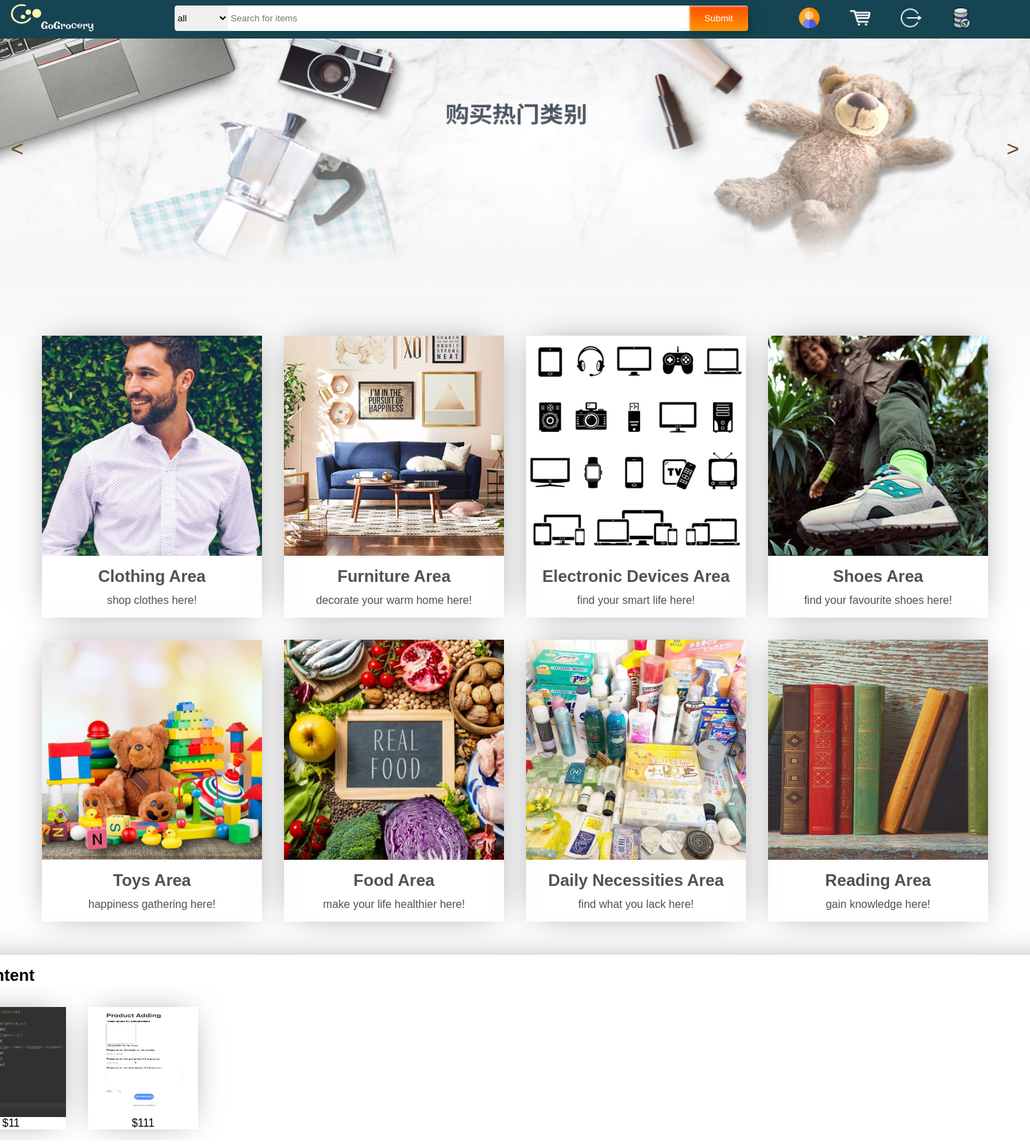
/ (signed in), run on an earlier commit of the app's database.
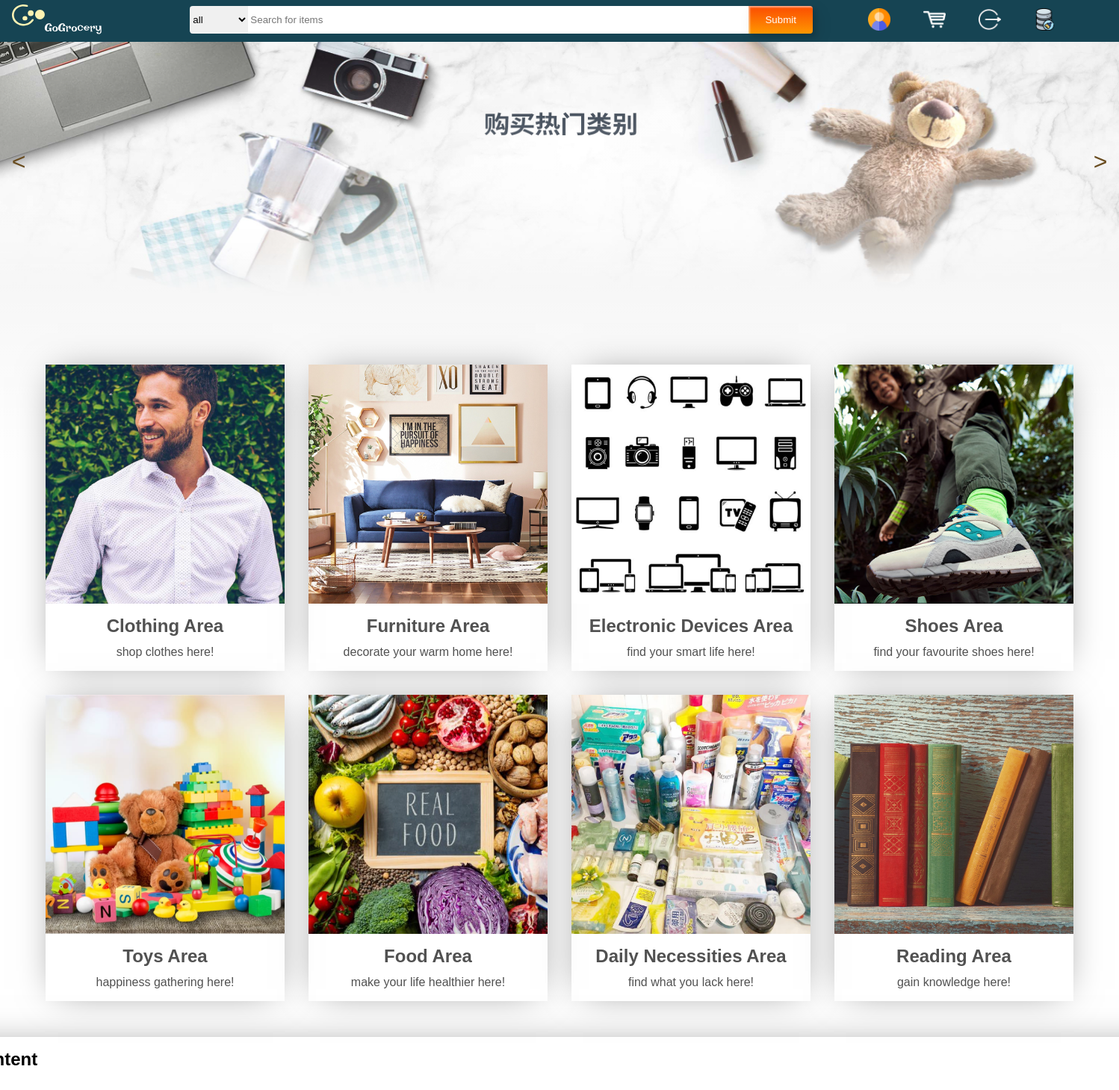
And on a later commit of the database.
### models.py (models this page shows)
class Order(db.Model):
    __tablename__ = 'orders'
    id = db.Column(db.Integer, primary_key=True, autoincrement=True)
    good_amount = db.Column(db.Integer, nullable=False)
    cost = db.Column(db.Integer, nullable=False)
    shopping_list_id = db.Column(db.Integer, db.ForeignKey('shoppingList.id'))
    product_id = db.Column(db.Integer, db.ForeignKey('product.id'))
    shopping_list = db.relationship('ShoppingList', backref='orders')
    product = db.relationship('Product', backref='orders')

class Product(db.Model):
    __tablename__ = 'product'
    id = db.Column(db.Integer, primary_key=True, autoincrement=True)
    price = db.Column(db.Integer, nullable=False)
    name = db.Column(db.CHAR(200), nullable=False)
    description = db.Column(db.Text, nullable=False)
    tag = db.Column(db.CHAR(200), nullable=False)
    picture_address = db.Column(db.TEXT(2000), nullable=False)
    shop_id = db.Column(db.Integer, db.ForeignKey('shop.id'))
    shop = db.relationship('Shop', backref='products')

### app.py (the view)
@app.route('/', methods=['GET', 'POST'])
def index():
    searchForm = SearchForm()
    user = None
    if "email" in session:
        email = session["email"]
        user = Customer.query.filter_by(email=email).first()
    return render_template("index.html", user=user, categories=staticContents.categories, searchForm=searchForm)

### forms.py
class SearchForm(FlaskForm):
    product_name = StringField(validators=[Length(min=1, max=200, message="no more than 200 characters")])
    tag = SelectField(choices=[('All', 'all'), ('cloth', 'cloth'), ('furniture', 'furniture'), ('electronic', 'electronic'), ('shoe', 'shoe'), ('toy', 'toy'),
                               ('food', 'food'), ('necessity', 'necessity'), ('book', 'book'), ('else', 'else')])
    submit = SubmitField()

### templates/index.html (shortened to what this page needs)
{% extends "MainpageBase.html" %}
{% block csslink %}
    <link rel="stylesheet" href="../static/css/fluidImage.css">
    <link rel="stylesheet" href="../static/css/cardContent.css">
    <link rel="stylesheet" href="../static/css/shoppingCartMain.css">
{% endblock %}
{% block body %}
    <div class="whole-container">
        <div id="fluid-image-container">
            <ul id="image-list">
                <li>
                    <div class="block-item" id="b1"></div>
                </li>
            </ul>
            <div class="prev">
                <
            </div>
            <div class="next">
                >
            </div>
        </div>
        <div class="content-area">
            <ul id="card-list">
                {% for category in categories %}
                    <li class="card-item">
                        <a class="category-image" href="/search?tag={{ category[4] }}" hover_image = '{{ category[1] }}'>
                        </a>
                        <a class="category-description" href="" >
                        <h2>{{category[2]}}</h2>
                        <p>{{category[3]}}</p>
                        </a>
                    </li>
                {% endfor %}
            </ul>
            {% if user != None %}
            <div class="shopping-cart-present">
                <h2>Your Shopping Cart Content</h2>
                <section id="slider">
                    <ul id="shopping-list">
                        {% for order in user.shoppingList[0].orders %}
                            <li class="shopping-item">
                                <a class="shopping-item-image" href="{{ url_for("User.shopping_bag") }}">
                                    <img src="{{ url_for("static", filename='product_img/' + order.product.picture_address) }}" alt="{{ order.product.description }}">
                                </a>
                                <p>${{ order.product.price }}</p >
                            </li>
                        {% endfor %}
                    </ul>
                </section>
            </div>
            {% endif %}
        </div>
    </div>
{% endblock %}

### templates/MainpageBase.html (shortened to what this page needs)
<!DOCTYPE html>
<html lang="en">
<head>
    <link rel="stylesheet" href="{{ url_for("static", filename='css/MainpageBase_style.css') }}">
    {% block csslink %} {% endblock %}
</head>
<body>
    <div id="HeaderLine">
        <div id="Logo">
            <div id="imageFrame">
                <a href="{{ url_for('index') }}"><img id="webLogo" src="{{ url_for("static", filename='images/Logo.svg') }}"/></a>
            </div>
        </div>
        <div id="SearchArea">
            <form action="{{ url_for('search') }}" method="post">
                <div id="inputFrame">
                    <div id="searching">
                        {{ searchForm.tag(class="category-selection") }}
                        {{ searchForm.product_name(id="search", placeholder="Search for items") }}
                    </div>
                    <div id="submitting">
                        {{ searchForm.submit(class="custom-btn", id="searchBtn") }}
                    </div>
                </div>
            </form>
        </div>
        <div id="PersonalInfo">
            <div>
                {% if user == None %}
                    <div class="nav-item">
                        <a href="{{url_for('User.login')}}" id="login">
                            <span>
                                <img class="bar-pic" src="../static/images/profile.jpg">
                            </span>
                        </a>
                    </div>
                {% else %}
                    <div class="nav-item">
                        <a href="{{url_for('Profile.index')}}" id="profile">
                            <span>
                                <img class="bar-pic" src="../static/images/profile-login.jpg">
                            </span>
                        </a>
                    </div>
                {% endif %}
                <div class="nav-item">
                    <a href="{{url_for('User.shopping_bag')}}" id="shopping_cart">
                        <span>
                            <img class="bar-pic" src="../static/images/shoppingcart.jpg">
                        </span>
                    </a>
                </div>
                {% if user == None %}
                    <div class="nav-item">
                        <a href="{{url_for('User.login')}}" class="state" id="login-btn">
                            <span class="state_image">
                                <img class="bar-pic" src="../static/images/login.jpg">
                            </span>
                        </a>
                    </div>
                {% else %}
                    <div class="nav-item">
                        <a href="{{url_for('User.logout')}}" class="state" id="logout-btn">
                            <span class="state_image">
                                <img class="bar-pic" src="../static/images/logout.jpg">
                            </span>
                        </a>
                    </div>
                {% endif %}
                <div class="nav-item">
                    <a href="{{ url_for('clear') }}" id="shopping_cart">
                        <span>
                            <img class="bar-pic" src="../static/images/clean.png">
                        </span>
                    </a>
                </div>
            </div>
        </div>
    </div>
    {% block body %} {% endblock %}
</body>
</html>

### static/css/MainpageBase_style.css (style rules this page uses)
#HeaderLine { min-width: 45rem; background-color: rgb(22, 68, 83); width: 100%; height: 3.5em; display: grid; grid-template-columns: auto auto auto auto auto auto auto auto; grid-template-rows: auto; }
#imageFrame img { height: 3.25em; width: 120px; }
#imageFrame { margin-left: 1em; height: 3.25em; }
.bar-pic { width: 30px; height: 30px; }
@media only screen and (min-width: 800px) { #imageFrame { padding: 0.01em; display: block; } }
#Logo { grid-area: 1 / 1 / span 1 / span 1; }
#SearchArea { grid-area: 1 / 2 / span 1 / span 6; margin: 0.5em 1.875em; }
#inputFrame { display: grid; grid-template-columns: auto auto auto auto auto auto auto auto auto auto auto auto; grid-template-rows: inherit; }
#searching { display: flex; grid-area: 1 / 1 / span 1 / span 11; }
#submitting { grid-area: 1 / 12 / span 1 / span 1; text-align: center; }
.category-selection { border: none; background-color: #f0f0f0; height: 2.3rem; outline: none; vertical-align: middle; border-radius: 4px 0 0 4px; }
#search { background-color: #FFFFFF; height: 2.3rem; width: 100%; outline: none; vertical-align: middle; border-style: none; padding-left: 3px; padding-right: 6px; transition: all 0.3s ease; }
.custom-btn { color: #fff; background: transparent; cursor: pointer; transition: all 0.3s ease; position: relative; display: inline-block; box-shadow:inset 2px 2px 2px 0 rgba(255,255,255,.5), 7px 7px 20px 0 rgba(0,0,0,.1), 4px 4px 5px 0 rgba(0,0,0,.1); outline: none; }
#searchBtn { width: 100%; height: 2.3rem; background: linear-gradient(0deg, rgba(255,151,0,1) 0%, rgba(251,75,2,1) 100%); padding: 0; border-radius: 0 4px 4px 0; border-style: none; }
#searchBtn:before, #searchBtn:after { position: absolute; content: ""; right: 0; bottom: 0; background: rgba(251,75,2,1); transition: all 0.3s ease; }
#searchBtn:before { width: 3px; }
#searchBtn:after { height: 3px; }
form { width: 100%; }
#PersonalInfo { margin: 0.5em 0; grid-area: 1 / 8 / span 1 / span 1; display: flex; justify-content: center; }
.nav-item { height: inherit; margin: 0.2em 2.5em 0 0; display: inline-block; }
a { cursor: pointer; transition: all 0.3s ease; position: relative; display: inline-block; }
.nav-item a:before, .nav-item a:after { position: absolute; content: ""; right: -5px; bottom: -5px; background: rgb(255, 255, 255); transition: all 0.3s ease; }
.nav-item a:before { height: 0%; width: 3px; }
.nav-item a:after { width: 0%; height: 3px; }
.nav-item a span:before, .nav-item a span:after { position: absolute; content: ""; left: -5px; top: -5px; background: rgb(255, 255, 255); transition: all 0.3s ease; }
.nav-item a span:before { height: 0%; width: 3px; }
.nav-item a span:after { width: 0%; height: 3px; }
.state_image { display: inline-block; }

### static/css/fluidImage.css (style rules this page uses)
#fluid-image-container { width: 100%; height: 35em; overflow: hidden; }
#image-list { width: 500vw; height: 35em; text-decoration: none; list-style: none; }
#image-list li { float: left; width: 100vw; height: 35em; }
.block-item { width: 100vw; height: 35em; }
.prev { width: 1.5em; height: 5em; color: #694c1f; text-align: center; line-height: 5em; position: absolute; left: 1px; top: 8%; cursor: pointer; font-size: 32px; transition: ease 0.1s 0.1s; }
.next { width: 1.5em; height: 5em; color: #694c1f; text-align: center; line-height: 5em; position: absolute; right: 1px; top: 8%; cursor: pointer; font-size: 32px; transition: ease 0.1s 0.1s; }
#b1 { background: linear-gradient(to top, rgba(255, 255, 255, 1), rgba(255, 255, 255, 0)), url("../images/classification.jpeg") no-repeat center top / 100% 100%; }

### static/css/cardContent.css (style rules this page uses)
.whole-container { width: 100%; font-size: 16px; font-family: sans-serif; }
.content-area { margin-top: -10rem; }
.category-image { display: block; min-height: 20rem; background: #fff center center no-repeat; background-size: cover; filter: blur(3px); }
.category-image.loaded { filter: none; transition: filter 1s; }
#card-list { display: block; margin: 1rem auto; padding: 0; font-size: 0; text-align: center; list-style: none; }
.card-item { display: inline-block; width: 90%; max-width: 20rem; margin: 1rem; font-size: 1rem; text-decoration: none; overflow: hidden; box-shadow: 0 0 3rem -1rem rgba(0,0,0,0.5); transition: transform 0.1s ease-in-out, box-shadow 0.1s; }
.category-description { display: block; padding: 1em 0.5em; color: #515151; text-decoration: none; }
.category-description h2 { margin: 0 0 0.5em; }
.category-description p { margin: 0; }

### templates/MainpageBase.html (style rules this page uses)
* { margin: 0; padding: 0; }
body { width: 100%; }

What changed in the data, as far as the page shows it:
removed Order: picture_address (picture), product.price "11"
removed Order: picture_address (picture), product.price "111"
